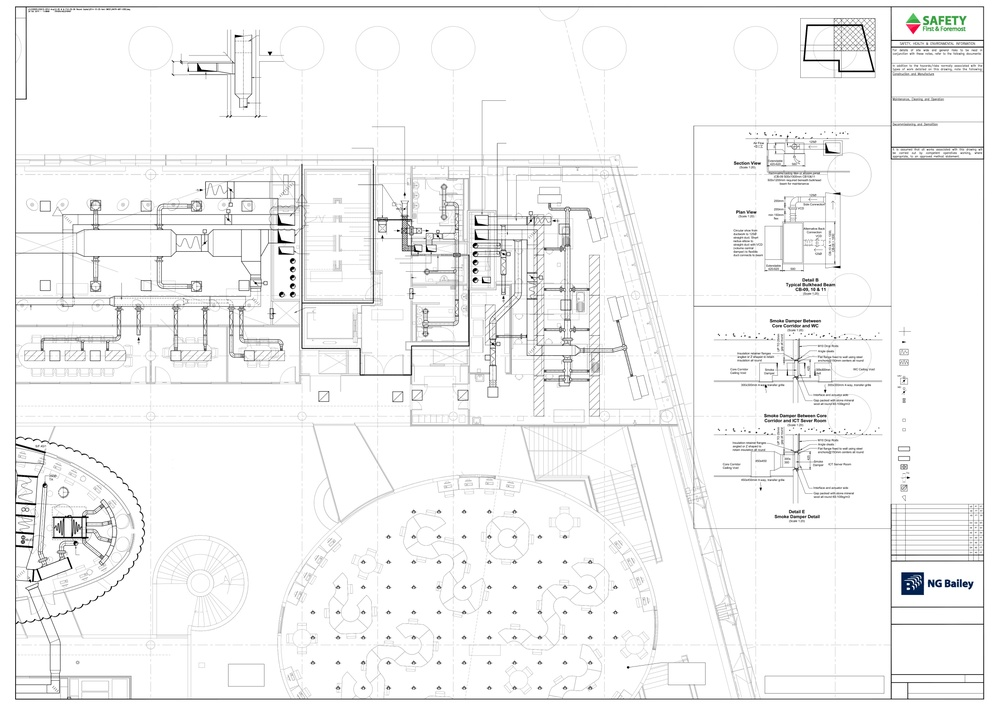
#> input picture RoomSplit/resources/34676-M57-0302_Iss7_removed_text.jpg, 999 x 706 px, shrunk from 4494 x 3179 before the run
$ python findRoom.py
#> lines starting #> are read from the running program, lines starting #| are printed output that depends on the picture; after the words box and inside, x2 and y2 are one past the last pixel; in counts of white or black regions, pixels touching at a corner belong together
import cv2
import numpy as np


def find_rooms(img, noise_removal_threshold=25, corners_threshold=0.1,
               room_closing_max_length=100, gap_in_wall_threshold=500):
    """

    :param img: grey scale image of rooms, already eroded and doors removed etc.
    :param noise_removal_threshold: Minimal area of blobs to be kept.
    :param corners_threshold: Threshold to allow corners. Higher removes more of the house.
    :param room_closing_max_length: Maximum line length to add to close off open doors.
    :param gap_in_wall_threshold: Minimum number of pixels to identify component as room instead of hole in the wall.
    :return: rooms: list of numpy arrays containing boolean masks for each detected room
             colored_house: A colored version of the input image, where each room has a random color.
    """
#> called with noise_removal_threshold = 25, corners_threshold = 0.1, room_closing_max_length = 100, gap_in_wall_threshold = 500
    assert 0 <= corners_threshold <= 1
    # Remove noise left from door removal

    img[img < 128] = 0
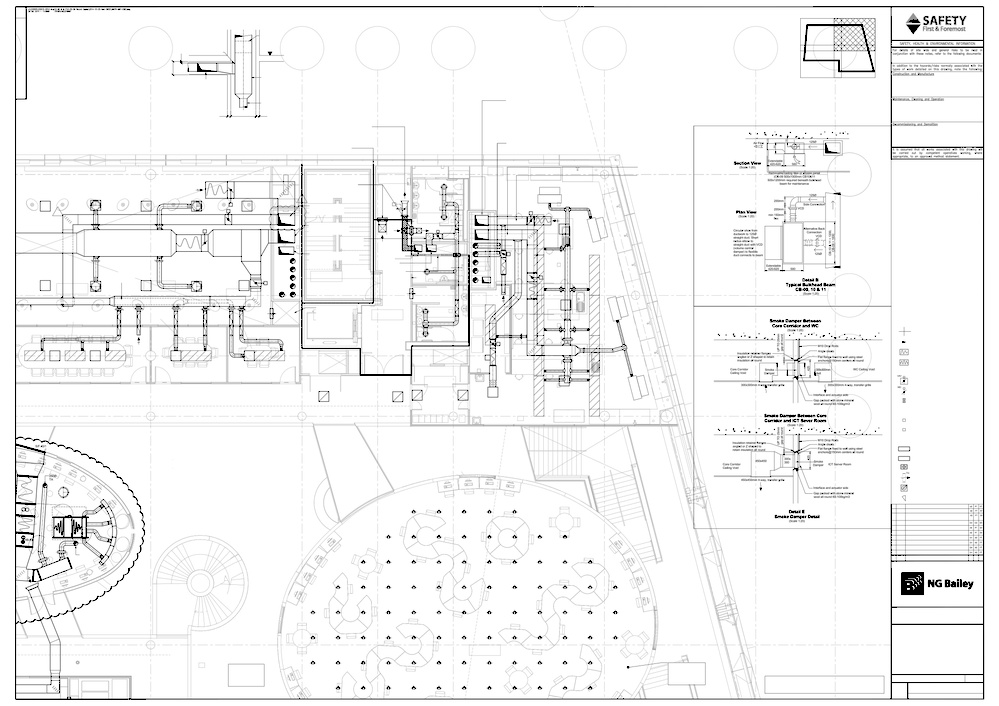
#> img: shape (706, 999); min 0, max 255, mean 244
    img[img > 128] = 255
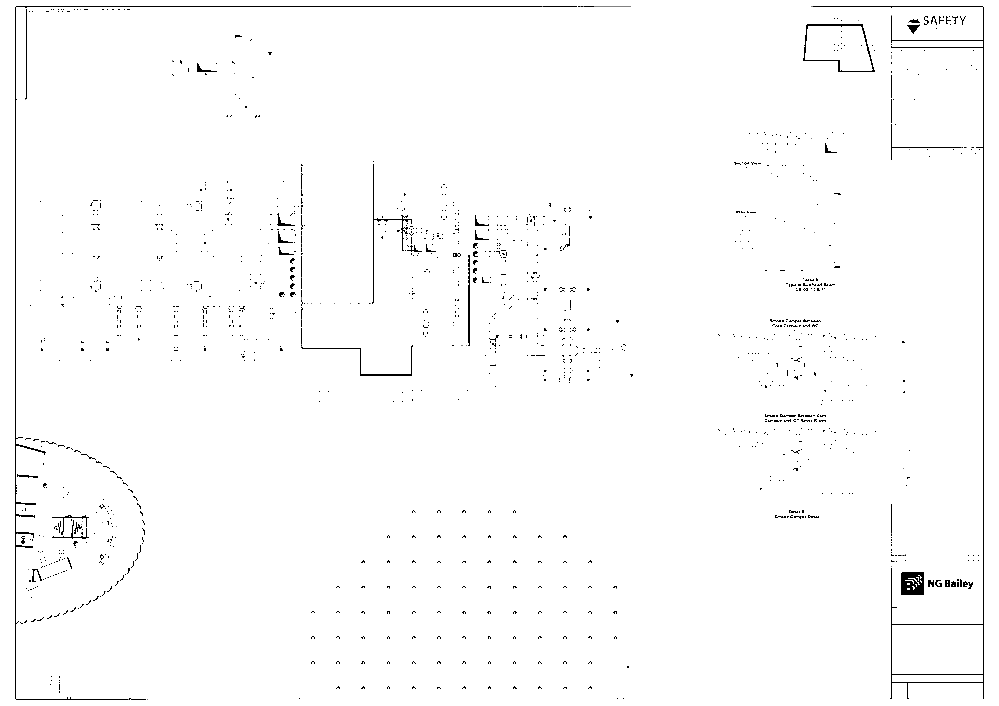
#> img: shape (706, 999); min 0, max 255, mean 251.6
    contours, _ = cv2.findContours(~img, cv2.RETR_EXTERNAL, cv2.CHAIN_APPROX_SIMPLE)
#> contours = 1216 contours, 1201 with area under 20; largest, box (x1, y1, x2, y2) and area: (811, 6, 984, 699) 5346, (803, 24, 875, 72) 2592, (901, 572, 924, 595) 484, (15, 6, 577, 700) 108, (468, 255, 470, 346) 79
    mask = np.zeros_like(img)
    for contour in contours:
        area = cv2.contourArea(contour)
        if area > noise_removal_threshold:
            cv2.fillPoly(mask, [contour], 255)
#> this loop made 1216 passes
#> area on passes 116, 569, 829: 483.5, 55, 79
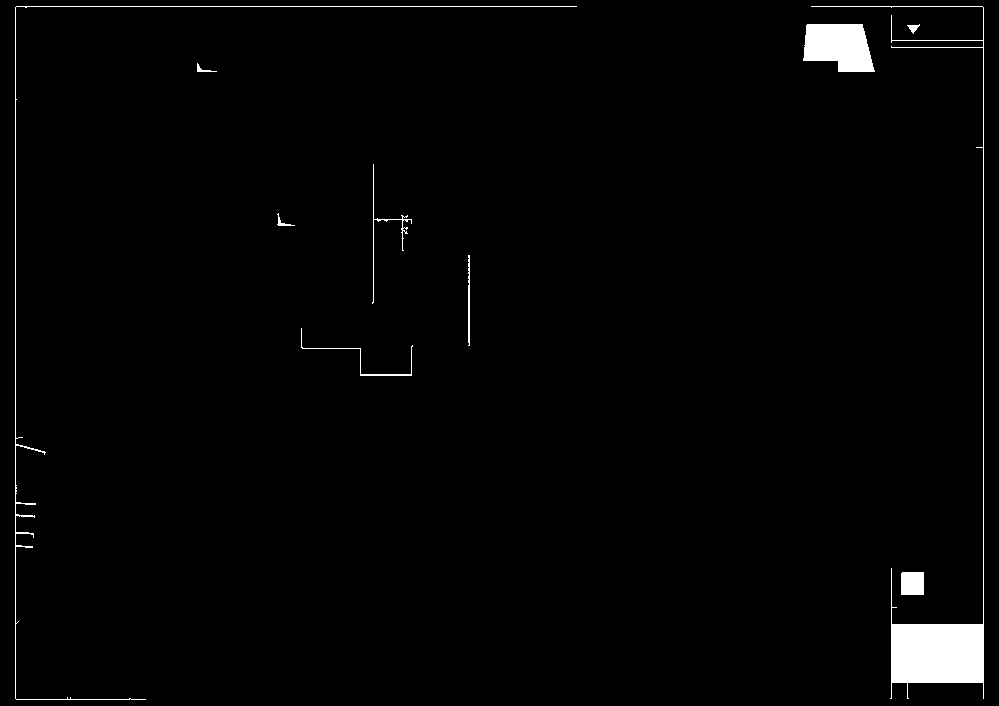
#> mask: shape (706, 999); 1.7% white; 10 white regions, largest, box (x1, y1, x2, y2) and area: (811, 6, 984, 699) 6607, (803, 24, 875, 72) 2702, (15, 6, 577, 700) 1604

    img = ~mask

    # Detect corners (you can play with the parameters here)
    dst = cv2.cornerHarris(img, 2, 3, 0.04)
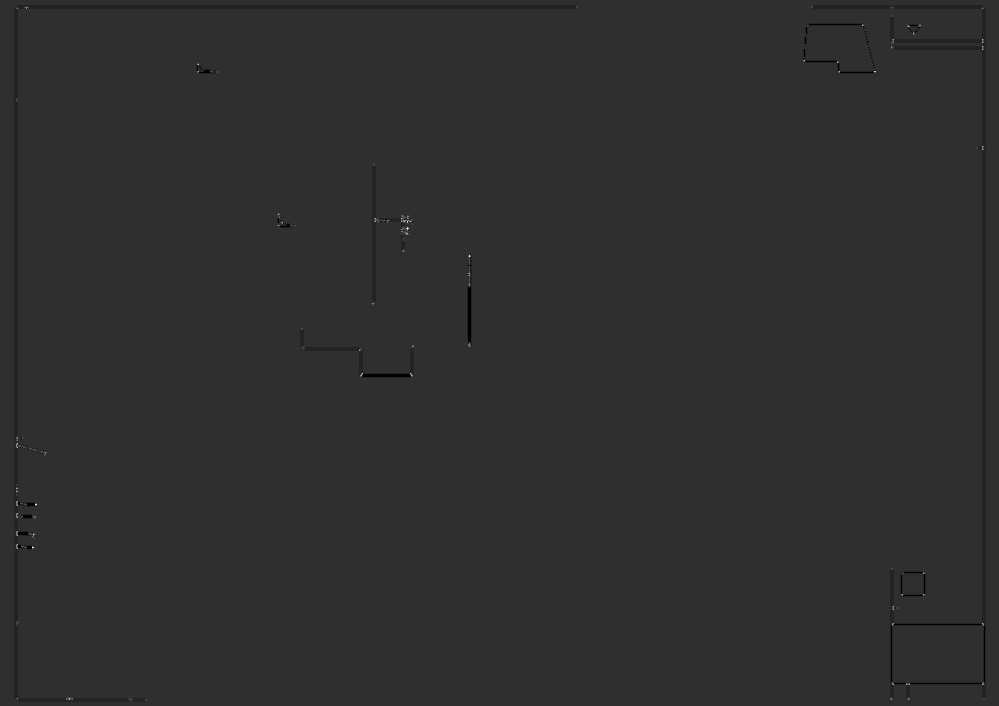
#> dst: shape (706, 999) float32; min -0.04, max 0.176, mean -0.000194; drawn with min black and max white
    dst = cv2.dilate(dst, None)
    corners = dst > corners_threshold * dst.max()
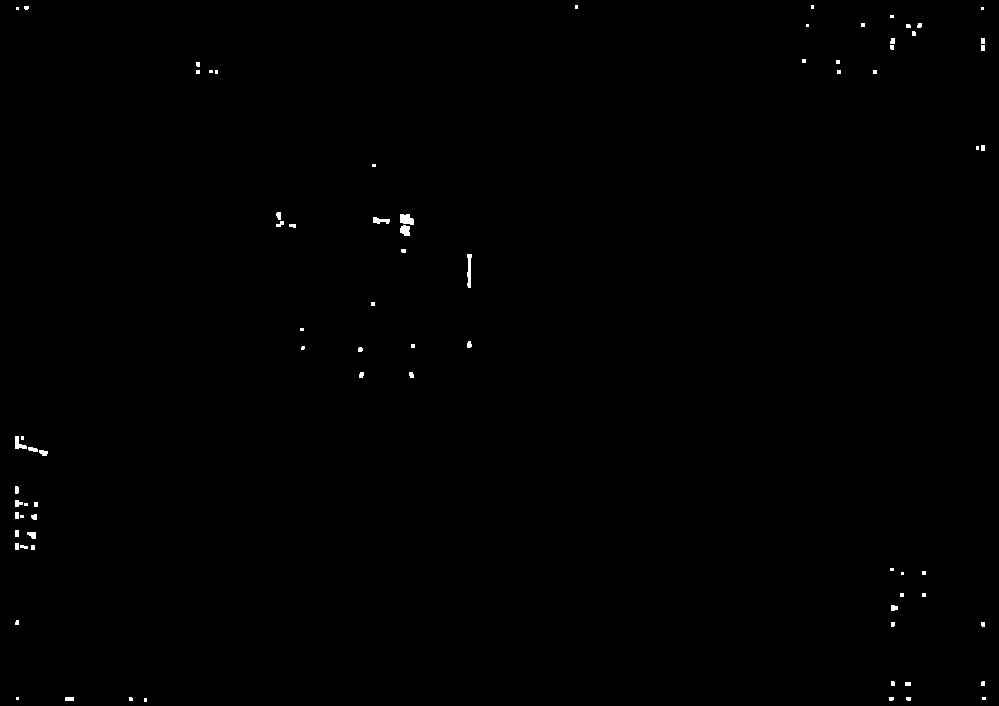
#> corners: shape (706, 999) bool; 0.27% white; 77 white regions (45 under 20 px), largest, box (x1, y1, x2, y2) and area: (400, 214, 414, 225) 122, (467, 254, 472, 288) 118, (400, 225, 410, 236) 89

    # Draw lines to close the rooms off by adding a line between corners on the same x or y coordinate
    # This gets some false positives.
    # You could try to disallow drawing through other existing lines for example.
    for y, row in enumerate(corners):
        x_same_y = np.argwhere(row)
        for x1, x2 in zip(x_same_y[:-1], x_same_y[1:]):

            if x2[0] - x1[0] < room_closing_max_length:
                color = 0
                cv2.line(img, (x1, y), (x2, y), color, 1)
#> this loop made 6 passes
#> x_same_y on pass 6: [575, 576, 577, 811, 812, 813]

    for x, col in enumerate(corners.T):
        y_same_x = np.argwhere(col)
        for y1, y2 in zip(y_same_x[:-1], y_same_x[1:]):
            if y2[0] - y1[0] < room_closing_max_length:
                color = 0
                cv2.line(img, (x, y1), (x, y2), color, 1)

    # Mark the outside of the house as black
    contours, _ = cv2.findContours(~img, cv2.RETR_EXTERNAL, cv2.CHAIN_APPROX_SIMPLE)
    contour_sizes = [(cv2.contourArea(contour), contour) for contour in contours]
    biggest_contour = max(contour_sizes, key=lambda x: x[0])[1]
    mask = np.zeros_like(mask)
    cv2.fillPoly(mask, [biggest_contour], 255)
    img[mask == 0] = 255

    # Find the connected components in the house
    ret, labels = cv2.connectedComponents(img)
    img = cv2.cvtColor(img, cv2.COLOR_GRAY2RGB)
    unique = np.unique(labels)
    rooms = []
    for label in unique:
        component = labels == label
        if img[component].sum() == 0 or np.count_nonzero(component) < gap_in_wall_threshold:
            color = 0
        else:
            rooms.append(component)
            color = np.random.randint(0, 255, size=3)
        img[component] = color

    return rooms, img


# Read gray image
# img = cv2.imread("../resources/rooms.png", 0)
img = cv2.imread("../resources/34676-M57-0302_Iss7_removed_text.jpg", 0)
#> (the run stopped early here; a loop or call above may not have finished)

$ run again, with RoomSplit/resources/rooms.png saved as RoomSplit/resources/34676-M57-0302_Iss7_removed_text.jpg
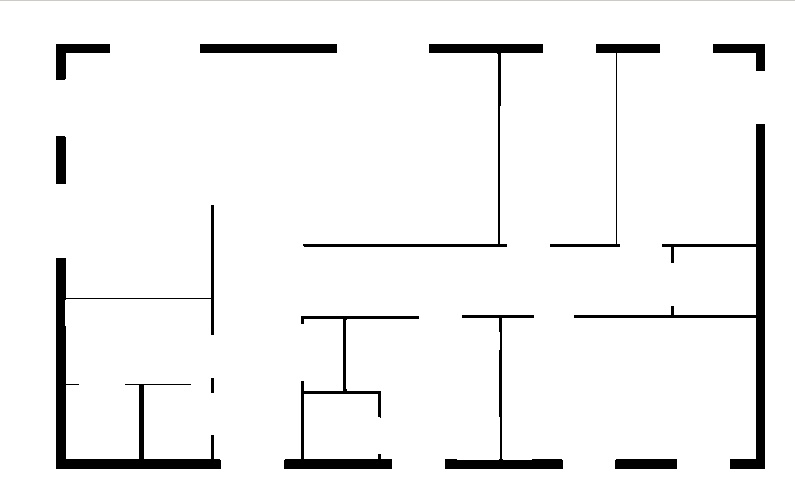
#> input picture RoomSplit/resources/rooms.png, 795 x 484 px
#> in find_rooms, `img[img > 128] = 255`:
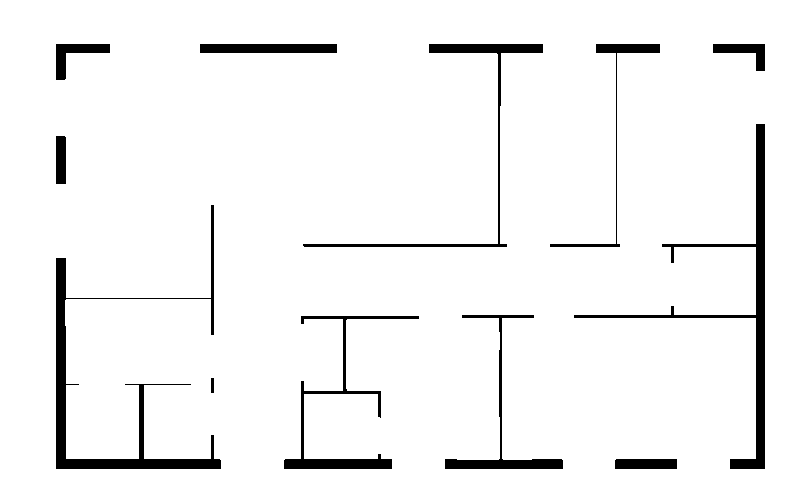
#> img: shape (484, 795); 94.9% white; 12 black regions
#> contours = 12 contours; largest, box (x1, y1, x2, y2) and area: (56, 205, 221, 469) 3871, (574, 124, 765, 469) 3592, (284, 316, 419, 469) 1729, (303, 44, 543, 247) 1558, (445, 315, 563, 469) 1349
#> the loop in find_rooms, `for contour in contours:` made 12 passes
#> area on passes 1, 3, 4, 5, 6, 7, 8, 9: 548.5, 1729, 1349, 3871, 422.5, 3592.5, 552.5, 644
#> in find_rooms, `corners = dst > corners_threshold * dst.max()`:
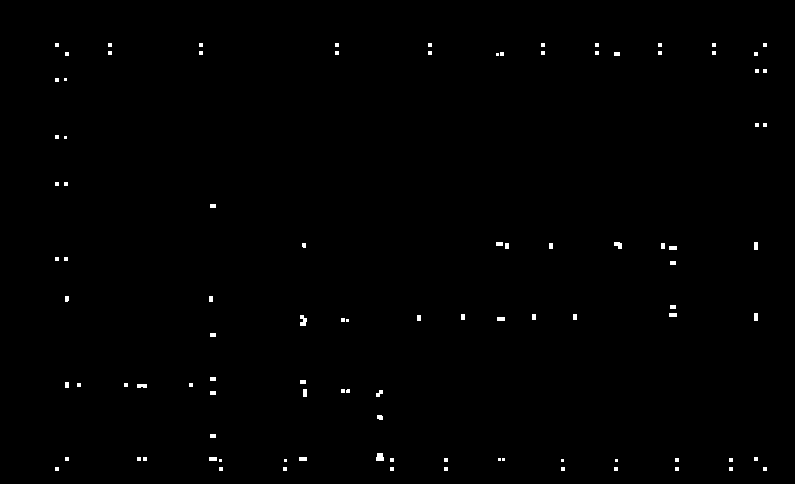
#> corners: shape (484, 795) bool; 0.51% white; 100 white regions (66 under 20 px), largest, box (x1, y1, x2, y2) and area: (376, 453, 384, 461) 56, (300, 315, 307, 326) 55, (614, 242, 622, 249) 42
#> the loop in find_rooms, `for y, row in enumerate(corners):` made 44 passes

$ run again, with RoomSplit/resources/rooms-initial.png saved as RoomSplit/resources/34676-M57-0302_Iss7_removed_text.jpg
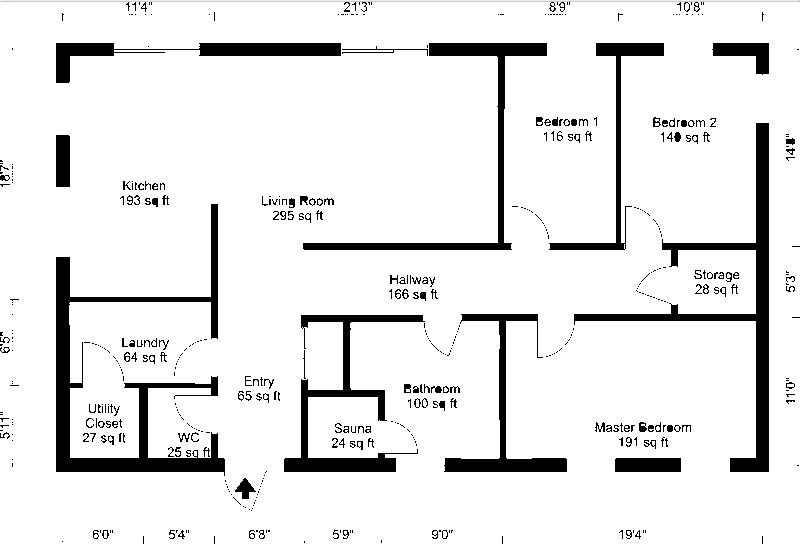
#> input picture RoomSplit/resources/rooms-initial.png, 800 x 544 px
#> in find_rooms, `img[img > 128] = 255`:
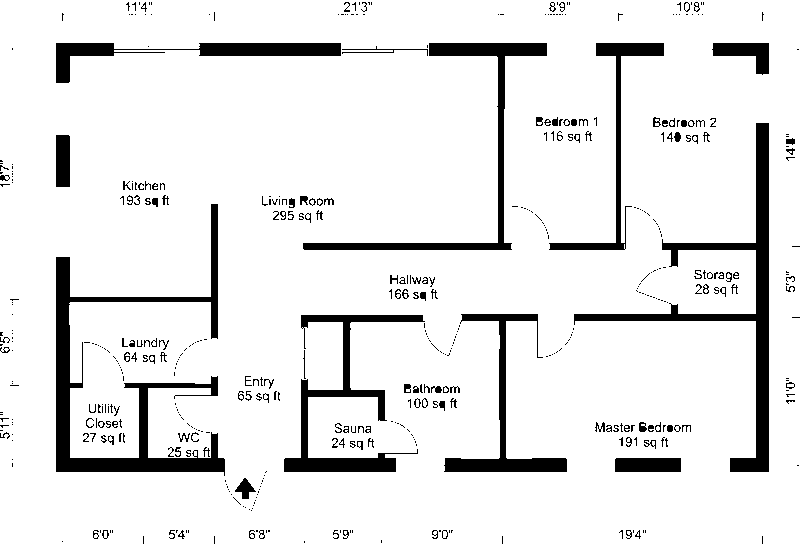
#> img: shape (544, 800); 90.5% white; 506 black regions (349 under 20 px)
#> contours = 506 contours, 429 with area under 20; largest, box (x1, y1, x2, y2) and area: (56, 204, 225, 476) 7380, (574, 123, 769, 472) 6328, (284, 315, 425, 472) 3735, (303, 43, 547, 250) 3644, (444, 314, 567, 472) 2741
#> the loop in find_rooms, `for contour in contours:` made 506 passes
#> area on passes 12, 16, 18: 25, 36, 24
#> in find_rooms, `corners = dst > corners_threshold * dst.max()`:
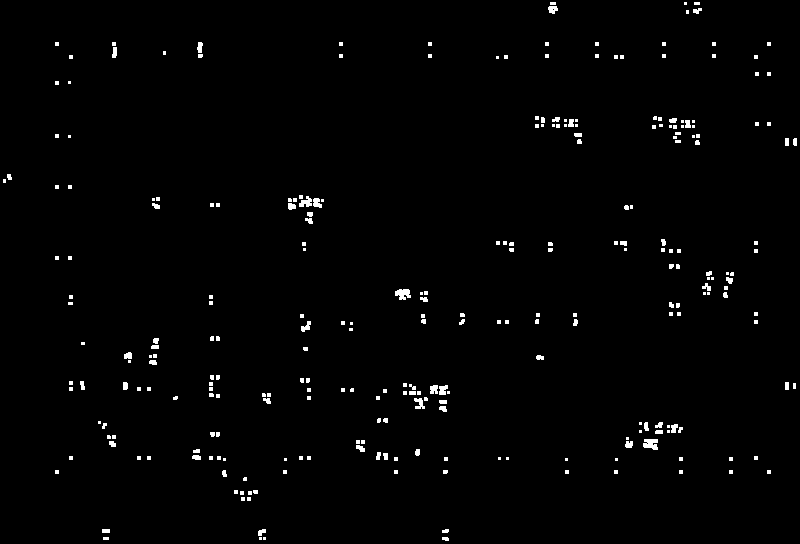
#> corners: shape (544, 800) bool; 1.3% white; 275 white regions (201 under 20 px), largest, box (x1, y1, x2, y2) and area: (643, 439, 658, 450) 128, (395, 289, 411, 300) 126, (299, 196, 312, 207) 89
#> the loop in find_rooms, `for y, row in enumerate(corners):` made 3 passes
